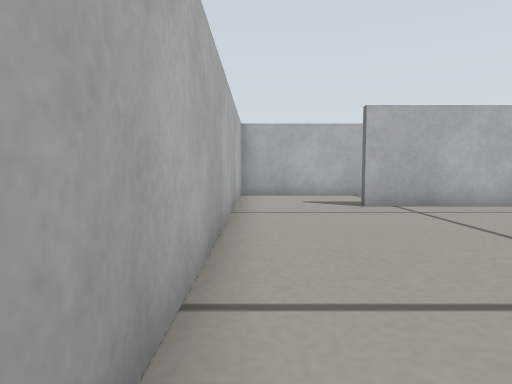
[1] (above)

19 first-person views from a walk through a robot-simulator world made for Gazebo. The camera is 0.19 m above the floor, tilts 4° down and sees 75° across. The floor is counted in squares, 0.2 m on a side. Each view is taken from the middle of a square. On the plan, view 1 faces up. The plan holds only what a view shows up to about 12 squares ahead; the rest is blank.

[2]
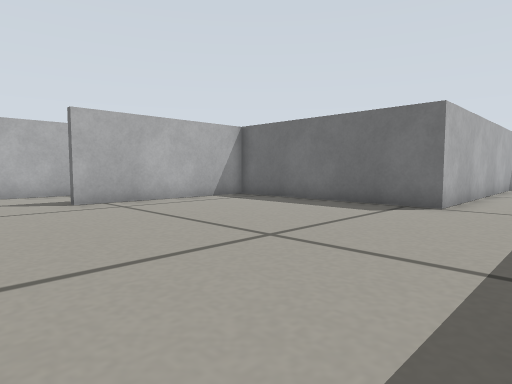

[3]
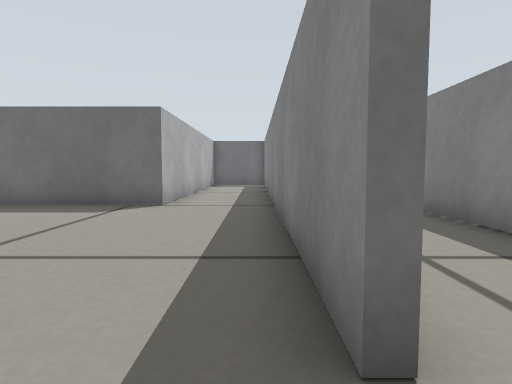

[4]
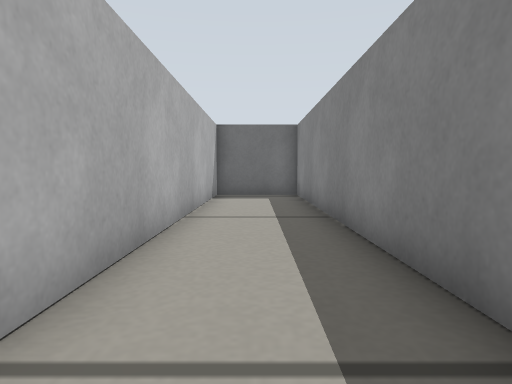

[5]
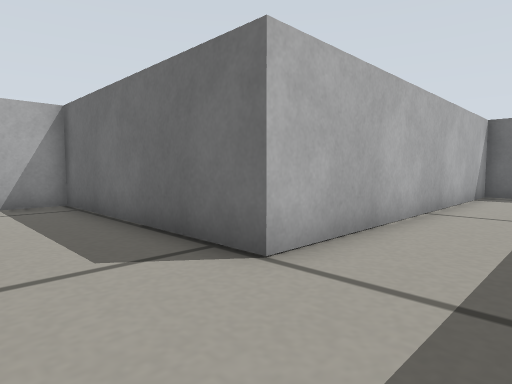

[6]
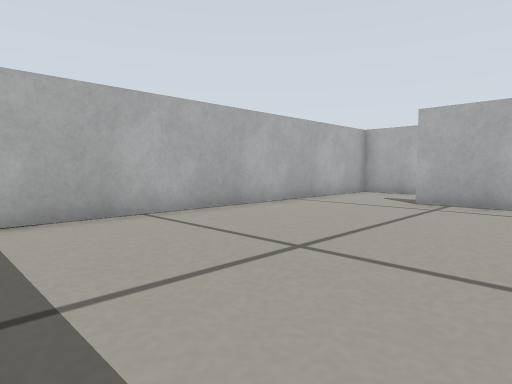

[7]
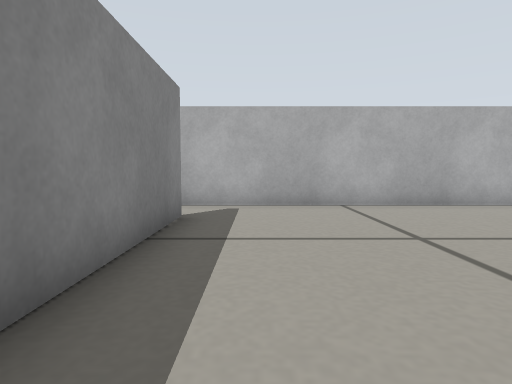

[8]
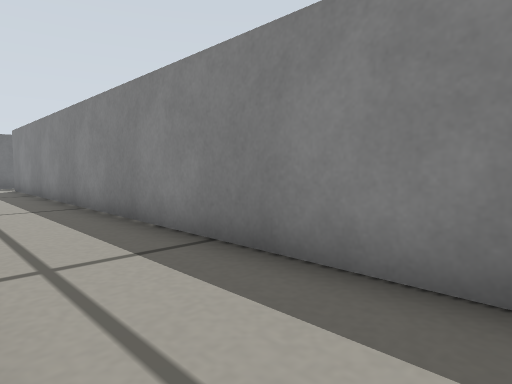

[9]
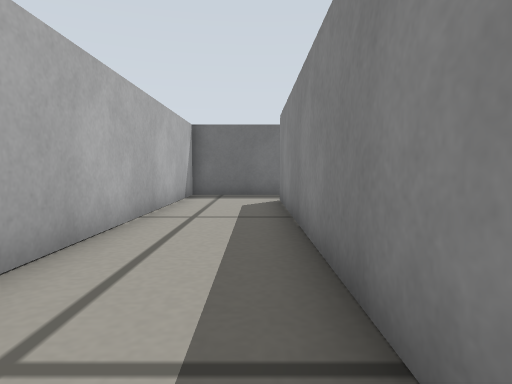

[10]
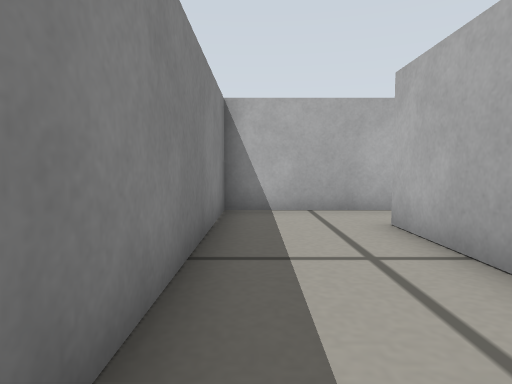

[11]
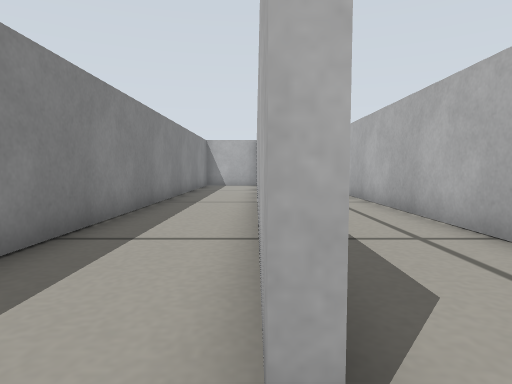

[12]
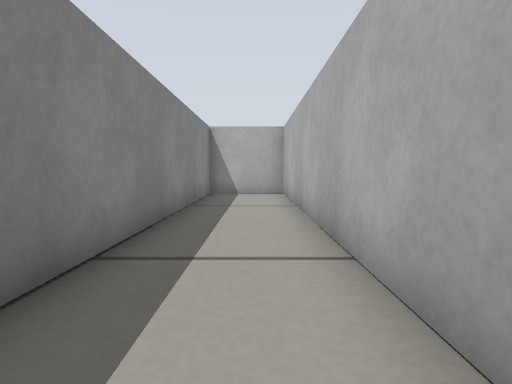

[13]
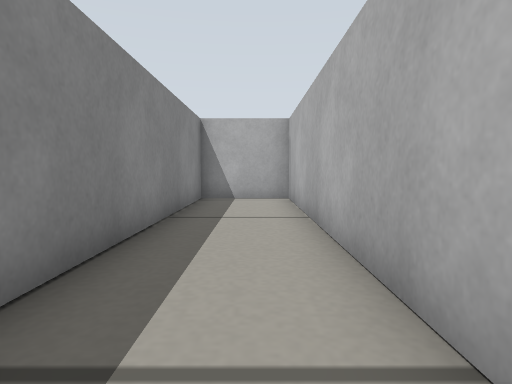

[14]
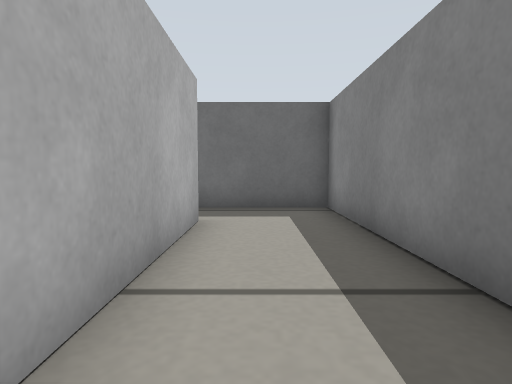

[15]
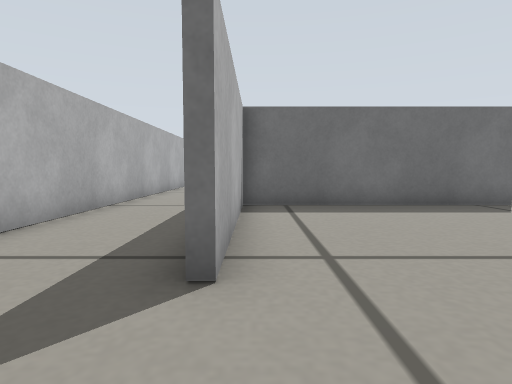

[16]
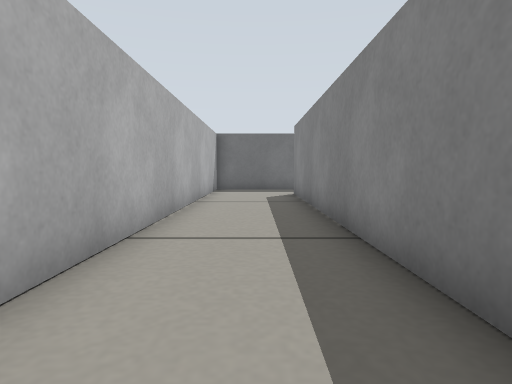

[17]
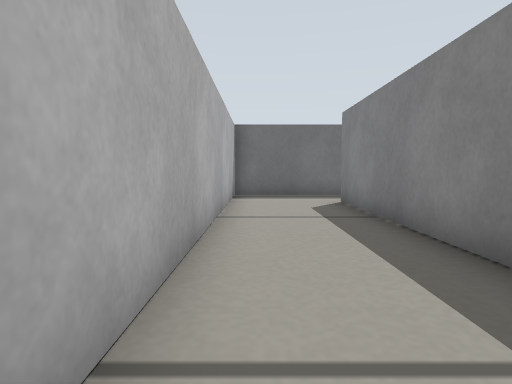

[18]
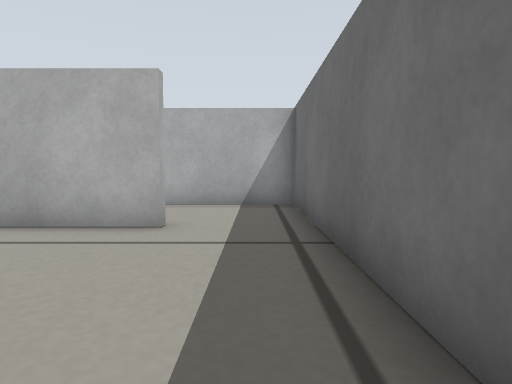

[19]
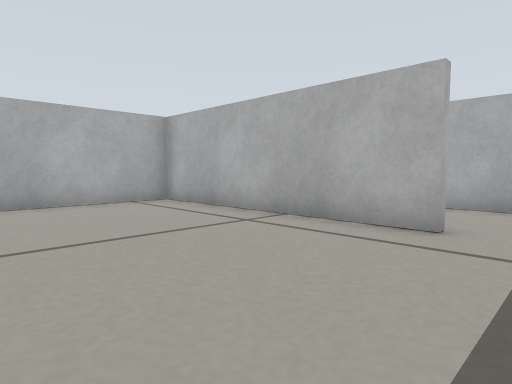

### Floor plan
Ten units are one square. View 1 is at (0, 0); x grows to the right and y downward. Boxes are objects, and circles mark ways between rooms. Rooms are numbered by the first view taken in them; rooms with no view inside come last. Other rooms are left out.
<svg viewBox="-10 -123 205 205">
<path fill="none" stroke="#000" d="M14 15 190 15 190 -14 86 -14 86 -83 26 -83M-5 -86 -5 24M41 17 14 17M-5 24 -5 47 169 47M190 55 190 17 62 17M107 50 -5 50 -5 77 190 77 190 55M170 50 122 50M57 -86 165 -86M190 -86 190 -118 -5 -118 -5 -86M165 -83 88 -83 88 -41M190 -41 190 -86"/>
<circle cx="5" cy="20" r="3" fill="#2a7"/>
<circle cx="10" cy="-90" r="3" fill="#2a7"/>
<circle cx="175" cy="50" r="3" fill="#2a7"/>
<circle cx="175" cy="-90" r="3" fill="#2a7"/>
<text x="60" y="-30">1</text>
<text x="90" y="40">2</text>
<text x="90" y="60">3</text>
<text x="90" y="-100">4</text>
<text x="140" y="-60">5</text>
</svg>
Room 1 opens to room 2. Room 1 opens to room 4. Room 2 opens to room 3. Room 4 opens to room 5.

Where each view was taken, in squares from view 1:
view 1: 0 up, 0 right, facing up
view 2: 1 down, 0 right, facing up-right
view 3: 1 down, 0 right, facing right
view 4: 0 up, 7 right, facing right
view 5: 1 down, 6 right, facing up-right
view 6: 1 down, 6 right, facing up-left
view 7: 0 up, 8 right, facing left
view 8: 2 down, 0 right, facing down-right
view 9: 4 down, 7 right, facing right
view 10: 4 down, 7 right, facing left
view 11: 5 down, 18 right, facing left
view 12: 6 down, 12 right, facing left
view 13: 6 down, 10 right, facing left
view 14: 6 down, 11 right, facing right
view 15: 8 up, 0 right, facing right
view 16: 10 up, 4 right, facing right
view 17: 11 up, 7 right, facing right
view 18: 3 up, 18 right, facing up
view 19: 3 up, 18 right, facing up-left
